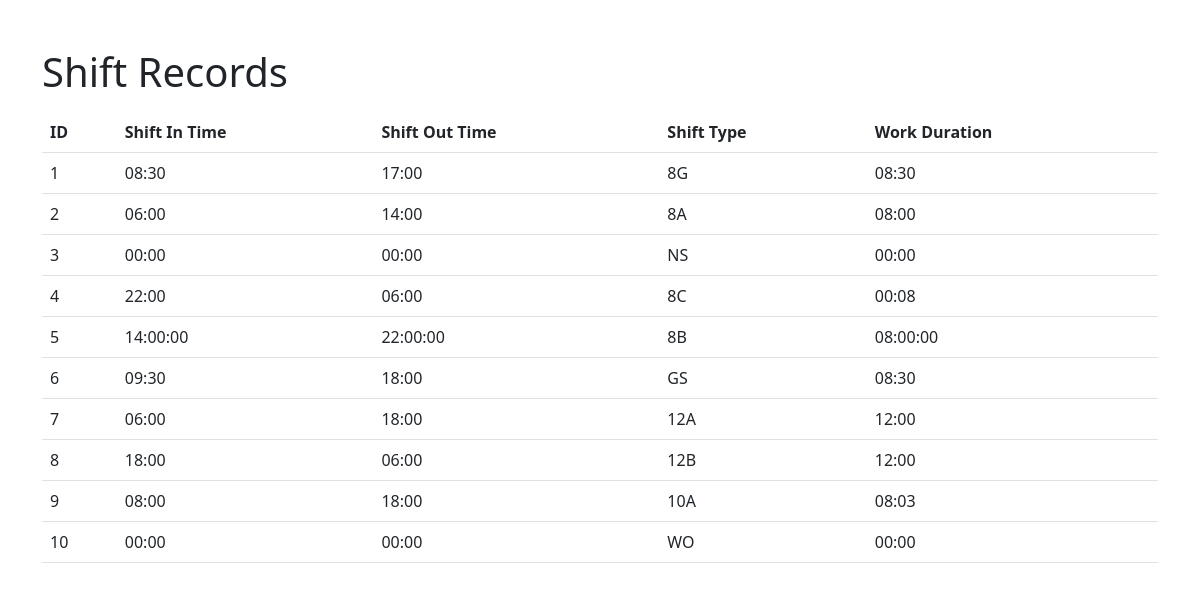
The app's page /shift, older data.
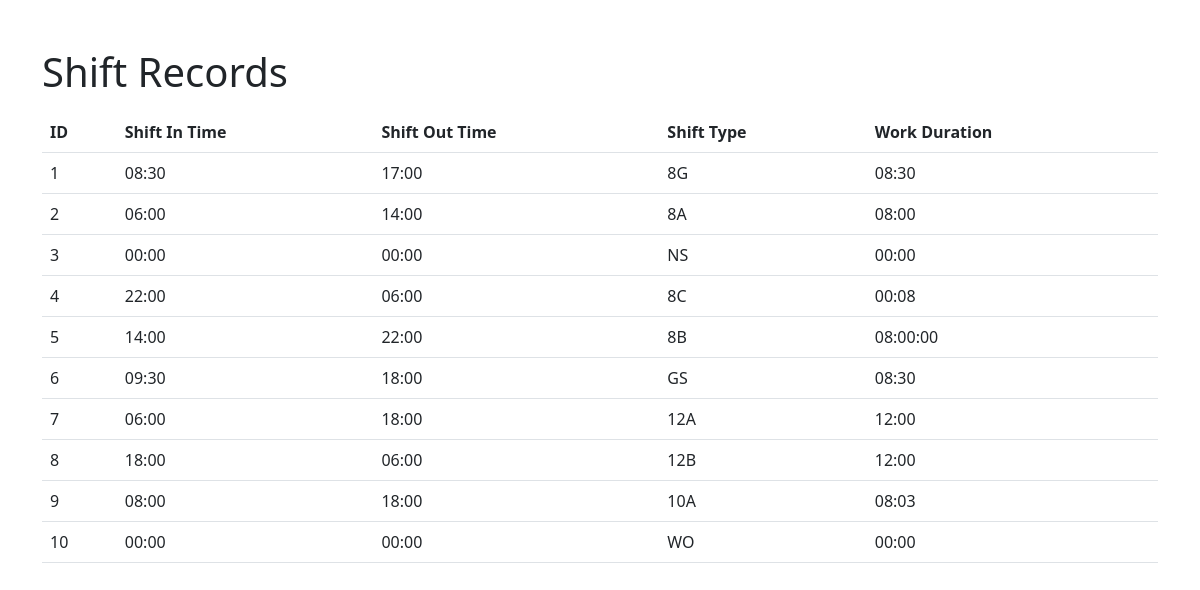
The same page, newer data.
### app/models.py (models this page shows)
class Shift_time(db.Model):
    id = db.Column(db.Integer, primary_key=True)
    shiftIntime = db.Column(db.String(150))
    shift_Outtime = db.Column(db.String(150))
    shiftType = db.Column(db.String(150))
    work_Duration=db.Column(db.String(150))

### app/views.py (the view)
@views.route('/shift')
def viewShift():
    records=Shift_time.query.order_by(Shift_time.id)
    return render_template('shift.html',records=records)

### app/templates/shift.html (shortened to what this page needs)
<!DOCTYPE html>
<html lang="en">
<head>
    <link rel="stylesheet" href="https://cdn.jsdelivr.net/npm/bootstrap@5.3.0/dist/css/bootstrap.min.css">
</head>
<body>
    <div class="container">
        <h1 class="mt-5">Shift Records</h1>
        <table class="table mt-3">
            <thead>
                <tr>
                    <th>ID</th>
                    <th>Shift In Time</th>
                    <th>Shift Out Time</th>
                    <th>Shift Type</th>
                    <th>Work Duration</th>
                </tr>
            </thead>
            <tbody>
                {% for record in records %}
                <tr>
                    <td>{{ record.id }}</td>
                    <td>{{ record.shiftIntime }}</td>
                    <td>{{ record.shift_Outtime }}</td>
                    <td>{{ record.shiftType }}</td>
                    <td>{{ record.work_Duration }}</td>
                </tr>
                {% endfor %}
            </tbody>
        </table>
    </div>
</body>
</html>

Row changes from the older to the newer data that the page shows:
changed Shift_time id 5: shiftIntime "14:00:00" → "14:00"; shift_Outtime "22:00:00" → "22:00"
